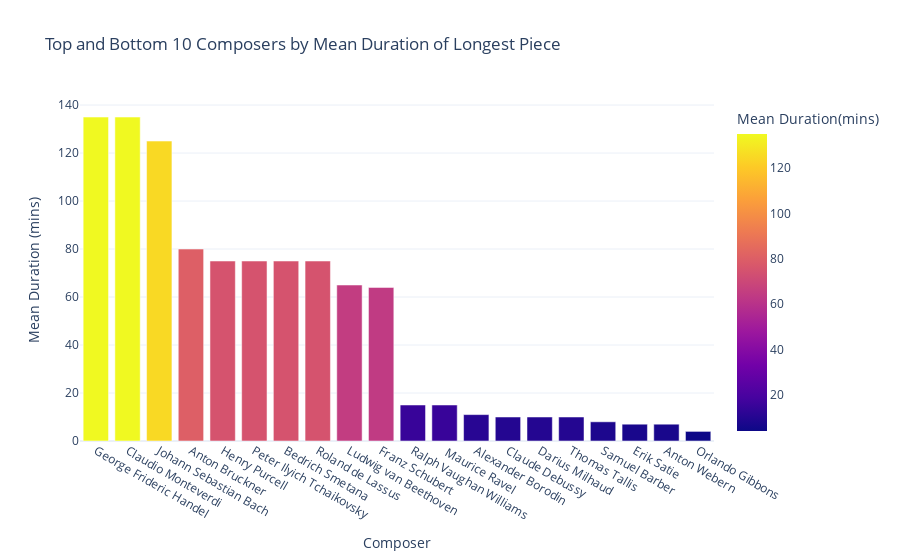

Here is the notebook cell this chart was saved with:
### Code cell
import plotly.express as px

fig_top_10 = px.bar(top_10, 
                    x='Composer',
                    y='Duration of Biggest Piece(mins)',
                    color = 'Duration of Biggest Piece(mins)',
                    hover_data=['Nationality'],
                    title='Top and Bottom 10 Composers by Mean Duration of Longest Piece', 
                    labels={'Duration of Biggest Piece(mins)': 'Mean Duration(mins)', 'Composer': 'Composer'})

fig_top_10.update_layout(xaxis_title='Composer',
                  yaxis_title='Mean Duration (mins)',
                  xaxis={'categoryorder':'total descending'},
                  yaxis=dict(type='linear'),
                  template='plotly_white')

fig_top_10.show()

### Figure 1 — Plotly figure (JSON) as saved in the notebook; plotly's stock layout.template omitted (floating-point values rounded to 4 significant figures)
{"data": [{"alignmentgroup": "True", "customdata": [["German   "], ["Italian"], ["German   "], ["Austrian"], ["English"], ["Russian"], ["Czech"], ["Franco-Flemish"], ["German   "], ["Austrian"], ["English"], ["French"], ["Russian"], ["French"], ["French"], ["English"], ["American"], ["French"], ["Austrian"], ["English"]], "hovertemplate": "Composer=%{x}<br>Mean Duration(mins)=%{marker.color}<br>Nationality=%{customdata[0]}<extra></extra>", "legendgroup": "", "marker": {"color": [135, 135, 125, 80, 75, 75, 75, 75, 65, 64, 15, 15, 11, 10, 10, 10, 8, 7, 7, 4], "coloraxis": "coloraxis", "pattern": {"shape": ""}}, "name": "", "offsetgroup": "", "orientation": "v", "showlegend": false, "textposition": "auto", "type": "bar", "x": ["George Frideric Handel ", "Claudio Monteverdi", "Johann Sebastian Bach ", "Anton Bruckner", "Henry Purcell", "Peter Ilyich Tchaikovsky ", "Bedrich Smetana", "Roland de Lassus", "Ludwig van Beethoven", "Franz Schubert ", "Ralph Vaughan Williams", " Maurice Ravel ", "Alexander Borodin ", "Claude Debussy ", "Darius Milhaud", "Thomas Tallis", "Samuel Barber", "Erik Satie", "Anton Webern", "Orlando Gibbons"], "xaxis": "x", "y": [135, 135, 125, 80, 75, 75, 75, 75, 65, 64, 15, 15, 11, 10, 10, 10, 8, 7, 7, 4], "yaxis": "y"}], "layout": {"barmode": "relative", "coloraxis": {"colorbar": {"title": {"text": "Mean Duration(mins)"}}, "colorscale": [[0, "#0d0887"], [0.1111, "#46039f"], [0.2222, "#7201a8"], [0.3333, "#9c179e"], [0.4444, "#bd3786"], [0.5556, "#d8576b"], [0.6667, "#ed7953"], [0.7778, "#fb9f3a"], [0.8889, "#fdca26"], [1, "#f0f921"]]}, "legend": {"tracegroupgap": 0}, "title": {"text": "Top and Bottom 10 Composers by Mean Duration of Longest Piece"}, "xaxis": {"anchor": "y", "categoryorder": "total descending", "domain": [0, 1], "title": {"text": "Composer"}}, "yaxis": {"anchor": "x", "domain": [0, 1], "title": {"text": "Mean Duration (mins)"}, "type": "linear"}}}
